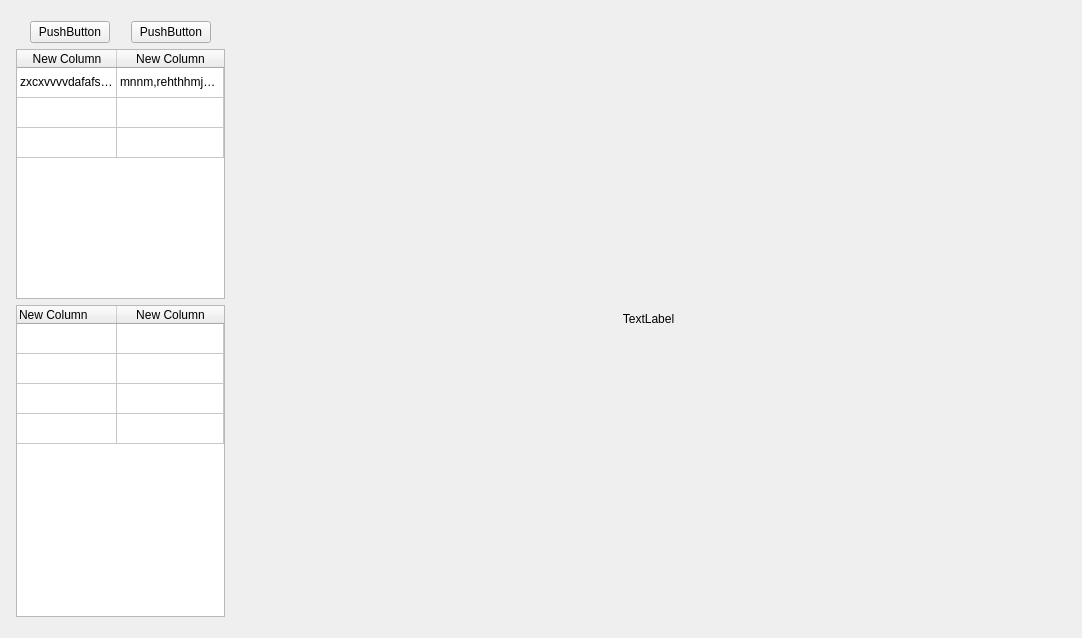
<?xml version="1.0" encoding="UTF-8"?>
<ui version="4.0">
 <class>Form</class>
 <widget class="QWidget" name="Form">
  <property name="geometry">
   <rect>
    <x>0</x>
    <y>0</y>
    <width>1082</width>
    <height>638</height>
   </rect>
  </property>
  <property name="windowTitle">
   <string>Form</string>
  </property>
  <layout class="QGridLayout" name="gridLayout">
   <item row="0" column="0">
    <layout class="QHBoxLayout" name="horizontalLayout_3" stretch="2,8">
     <property name="leftMargin">
      <number>5</number>
     </property>
     <property name="topMargin">
      <number>10</number>
     </property>
     <property name="rightMargin">
      <number>5</number>
     </property>
     <property name="bottomMargin">
      <number>10</number>
     </property>
     <item>
      <layout class="QVBoxLayout" name="verticalLayout" stretch="1,4,5">
       <item>
        <layout class="QHBoxLayout" name="horizontalLayout">
         <item>
          <spacer name="horizontalSpacer">
           <property name="orientation">
            <enum>Qt::Horizontal</enum>
           </property>
           <property name="sizeHint" stdset="0">
            <size>
             <width>40</width>
             <height>20</height>
            </size>
           </property>
          </spacer>
         </item>
         <item>
          <widget class="QPushButton" name="pushButton">
           <property name="text">
            <string>PushButton</string>
           </property>
          </widget>
         </item>
         <item>
          <spacer name="horizontalSpacer_3">
           <property name="orientation">
            <enum>Qt::Horizontal</enum>
           </property>
           <property name="sizeHint" stdset="0">
            <size>
             <width>40</width>
             <height>20</height>
            </size>
           </property>
          </spacer>
         </item>
         <item>
          <widget class="QPushButton" name="pushButton_2">
           <property name="text">
            <string>PushButton</string>
           </property>
          </widget>
         </item>
         <item>
          <spacer name="horizontalSpacer_2">
           <property name="orientation">
            <enum>Qt::Horizontal</enum>
           </property>
           <property name="sizeHint" stdset="0">
            <size>
             <width>40</width>
             <height>20</height>
            </size>
           </property>
          </spacer>
         </item>
        </layout>
       </item>
       <item>
        <widget class="QTableWidget" name="tableWidget">
         <property name="minimumSize">
          <size>
           <width>0</width>
           <height>0</height>
          </size>
         </property>
         <property name="font">
          <font>
           <kerning>true</kerning>
          </font>
         </property>
         <property name="sizeAdjustPolicy">
          <enum>QAbstractScrollArea::AdjustToContents</enum>
         </property>
         <property name="showDropIndicator" stdset="0">
          <bool>true</bool>
         </property>
         <property name="showGrid">
          <bool>true</bool>
         </property>
         <property name="wordWrap">
          <bool>true</bool>
         </property>
         <property name="cornerButtonEnabled">
          <bool>true</bool>
         </property>
         <attribute name="horizontalHeaderVisible">
          <bool>true</bool>
         </attribute>
         <attribute name="horizontalHeaderCascadingSectionResizes">
          <bool>false</bool>
         </attribute>
         <attribute name="horizontalHeaderHighlightSections">
          <bool>true</bool>
         </attribute>
         <attribute name="horizontalHeaderStretchLastSection">
          <bool>true</bool>
         </attribute>
         <attribute name="verticalHeaderVisible">
          <bool>false</bool>
         </attribute>
         <attribute name="verticalHeaderHighlightSections">
          <bool>true</bool>
         </attribute>
         <attribute name="verticalHeaderShowSortIndicator" stdset="0">
          <bool>false</bool>
         </attribute>
         <row>
          <property name="text">
           <string>apple</string>
          </property>
         </row>
         <row>
          <property name="text">
           <string>banana</string>
          </property>
         </row>
         <row>
          <property name="text">
           <string>cat</string>
          </property>
         </row>
         <column>
          <property name="text">
           <string>New Column</string>
          </property>
         </column>
         <column>
          <property name="text">
           <string>New Column</string>
          </property>
         </column>
         <item row="0" column="0">
          <property name="text">
           <string>zxcxvvvvdafafsjmhmj</string>
          </property>
         </item>
         <item row="0" column="1">
          <property name="text">
           <string>mnnm,rehthhmjy4y</string>
          </property>
         </item>
        </widget>
       </item>
       <item>
        <widget class="QTableWidget" name="tableWidget_2">
         <property name="minimumSize">
          <size>
           <width>0</width>
           <height>0</height>
          </size>
         </property>
         <property name="sizeAdjustPolicy">
          <enum>QAbstractScrollArea::AdjustToContents</enum>
         </property>
         <attribute name="horizontalHeaderVisible">
          <bool>true</bool>
         </attribute>
         <attribute name="horizontalHeaderHighlightSections">
          <bool>true</bool>
         </attribute>
         <attribute name="horizontalHeaderStretchLastSection">
          <bool>true</bool>
         </attribute>
         <attribute name="verticalHeaderVisible">
          <bool>false</bool>
         </attribute>
         <row>
          <property name="text">
           <string>New Row</string>
          </property>
         </row>
         <row>
          <property name="text">
           <string>New Row</string>
          </property>
         </row>
         <row>
          <property name="text">
           <string>New Row</string>
          </property>
         </row>
         <row>
          <property name="text">
           <string>New Row</string>
          </property>
         </row>
         <column>
          <property name="text">
           <string>New Column</string>
          </property>
          <property name="toolTip">
           <string/>
          </property>
          <property name="whatsThis">
           <string/>
          </property>
          <property name="textAlignment">
           <set>AlignLeading|AlignVCenter</set>
          </property>
         </column>
         <column>
          <property name="text">
           <string>New Column</string>
          </property>
         </column>
        </widget>
       </item>
      </layout>
     </item>
     <item>
      <widget class="QLabel" name="label">
       <property name="minimumSize">
        <size>
         <width>600</width>
         <height>400</height>
        </size>
       </property>
       <property name="text">
        <string>TextLabel</string>
       </property>
       <property name="alignment">
        <set>Qt::AlignCenter</set>
       </property>
      </widget>
     </item>
    </layout>
   </item>
  </layout>
 </widget>
 <resources/>
 <connections/>
</ui>
